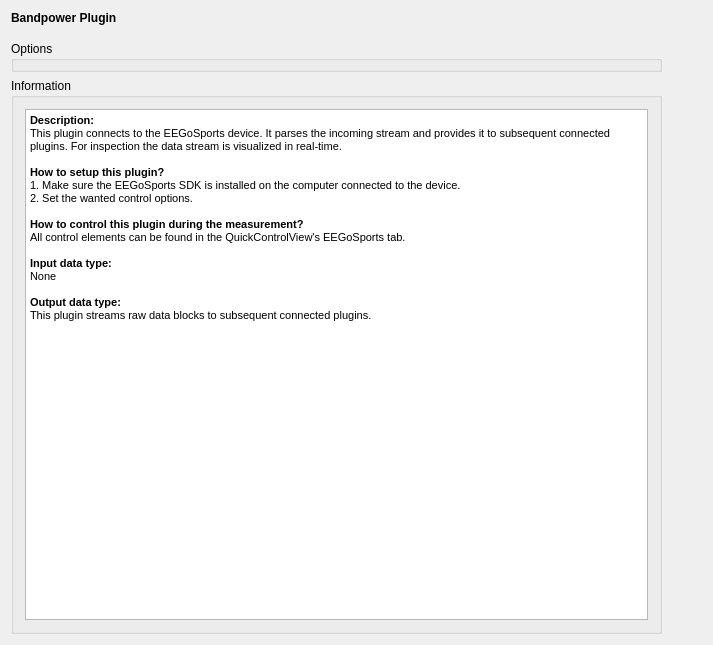
<?xml version="1.0" encoding="UTF-8"?>
<ui version="4.0">
 <class>BandPowerSetupClass</class>
 <widget class="QWidget" name="BandPowerSetupClass">
  <property name="geometry">
   <rect>
    <x>0</x>
    <y>0</y>
    <width>713</width>
    <height>645</height>
   </rect>
  </property>
  <property name="windowTitle">
   <string>TMSi EEG Connector Setup</string>
  </property>
  <layout class="QVBoxLayout" name="verticalLayout_2">
   <item>
    <widget class="QLabel" name="m_qLabel_Headline">
     <property name="font">
      <font>
       <weight>75</weight>
       <bold>true</bold>
      </font>
     </property>
     <property name="text">
      <string>Bandpower Plugin</string>
     </property>
    </widget>
   </item>
   <item>
    <spacer name="m_qVerticalSpacer_Headline">
     <property name="orientation">
      <enum>Qt::Vertical</enum>
     </property>
     <property name="sizeType">
      <enum>QSizePolicy::Fixed</enum>
     </property>
     <property name="sizeHint" stdset="0">
      <size>
       <width>20</width>
       <height>10</height>
      </size>
     </property>
    </spacer>
   </item>
   <item>
    <layout class="QGridLayout" name="m_qGridLayout_main" rowstretch="0,0" columnstretch="0,0,0,0">
     <property name="spacing">
      <number>6</number>
     </property>
     <item row="0" column="0" colspan="3">
      <widget class="QGroupBox" name="m_qGroupBox_BandPowerOptions">
       <property name="sizePolicy">
        <sizepolicy hsizetype="Preferred" vsizetype="Preferred">
         <horstretch>0</horstretch>
         <verstretch>0</verstretch>
        </sizepolicy>
       </property>
       <property name="minimumSize">
        <size>
         <width>0</width>
         <height>0</height>
        </size>
       </property>
       <property name="maximumSize">
        <size>
         <width>16777215</width>
         <height>50000</height>
        </size>
       </property>
       <property name="title">
        <string>Options</string>
       </property>
       <property name="flat">
        <bool>false</bool>
       </property>
      </widget>
     </item>
     <item row="1" column="0" colspan="3">
      <widget class="QGroupBox" name="m_qGroupBox_Information">
       <property name="sizePolicy">
        <sizepolicy hsizetype="Preferred" vsizetype="Preferred">
         <horstretch>0</horstretch>
         <verstretch>0</verstretch>
        </sizepolicy>
       </property>
       <property name="maximumSize">
        <size>
         <width>16777215</width>
         <height>16777215</height>
        </size>
       </property>
       <property name="title">
        <string>Information</string>
       </property>
       <layout class="QGridLayout" name="m_qGridLayout_Information">
        <item row="0" column="0">
         <widget class="QTextBrowser" name="m_qTextBrowser_Information">
          <property name="sizePolicy">
           <sizepolicy hsizetype="MinimumExpanding" vsizetype="MinimumExpanding">
            <horstretch>0</horstretch>
            <verstretch>0</verstretch>
           </sizepolicy>
          </property>
          <property name="maximumSize">
           <size>
            <width>16777215</width>
            <height>16777215</height>
           </size>
          </property>
          <property name="html">
           <string>&lt;!DOCTYPE HTML PUBLIC &quot;-//W3C//DTD HTML 4.0//EN&quot; &quot;http://www.w3.org/TR/REC-html40/strict.dtd&quot;&gt;
&lt;html&gt;&lt;head&gt;&lt;meta name=&quot;qrichtext&quot; content=&quot;1&quot; /&gt;&lt;style type=&quot;text/css&quot;&gt;
p, li { white-space: pre-wrap; }
&lt;/style&gt;&lt;/head&gt;&lt;body style=&quot; font-family:'Ubuntu'; font-size:11pt; font-weight:400; font-style:normal;&quot;&gt;
&lt;p style=&quot; margin-top:0px; margin-bottom:0px; margin-left:0px; margin-right:0px; -qt-block-indent:0; text-indent:0px;&quot;&gt;&lt;span style=&quot; font-family:'MS Shell Dlg 2'; font-size:8.25pt; font-weight:600;&quot;&gt;Description:&lt;/span&gt;&lt;/p&gt;
&lt;p style=&quot; margin-top:0px; margin-bottom:0px; margin-left:0px; margin-right:0px; -qt-block-indent:0; text-indent:0px;&quot;&gt;&lt;span style=&quot; font-family:'MS Shell Dlg 2'; font-size:8.25pt;&quot;&gt;This plugin connects to the EEGoSports device. It parses the incoming stream and provides it to subsequent connected plugins. For inspection the data stream is visualized in real-time.&lt;/span&gt;&lt;/p&gt;
&lt;p style=&quot;-qt-paragraph-type:empty; margin-top:0px; margin-bottom:0px; margin-left:0px; margin-right:0px; -qt-block-indent:0; text-indent:0px; font-family:'MS Shell Dlg 2'; font-size:8.25pt;&quot;&gt;&lt;br /&gt;&lt;/p&gt;
&lt;p style=&quot; margin-top:0px; margin-bottom:0px; margin-left:0px; margin-right:0px; -qt-block-indent:0; text-indent:0px;&quot;&gt;&lt;span style=&quot; font-family:'MS Shell Dlg 2'; font-size:8.25pt; font-weight:600;&quot;&gt;How to setup this plugin?&lt;/span&gt;&lt;/p&gt;
&lt;p style=&quot; margin-top:0px; margin-bottom:0px; margin-left:0px; margin-right:0px; -qt-block-indent:0; text-indent:0px;&quot;&gt;&lt;span style=&quot; font-family:'MS Shell Dlg 2'; font-size:8.25pt;&quot;&gt;1. Make sure the EEGoSports SDK is installed on the computer connected to the device.&lt;/span&gt;&lt;/p&gt;
&lt;p style=&quot; margin-top:0px; margin-bottom:0px; margin-left:0px; margin-right:0px; -qt-block-indent:0; text-indent:0px;&quot;&gt;&lt;span style=&quot; font-family:'MS Shell Dlg 2'; font-size:8.25pt;&quot;&gt;2. Set the wanted control options.&lt;/span&gt;&lt;/p&gt;
&lt;p style=&quot;-qt-paragraph-type:empty; margin-top:0px; margin-bottom:0px; margin-left:0px; margin-right:0px; -qt-block-indent:0; text-indent:0px; font-family:'MS Shell Dlg 2'; font-size:8.25pt;&quot;&gt;&lt;br /&gt;&lt;/p&gt;
&lt;p style=&quot; margin-top:0px; margin-bottom:0px; margin-left:0px; margin-right:0px; -qt-block-indent:0; text-indent:0px;&quot;&gt;&lt;span style=&quot; font-family:'MS Shell Dlg 2'; font-size:8.25pt; font-weight:600;&quot;&gt;How to control this plugin during the measurement?&lt;/span&gt;&lt;/p&gt;
&lt;p style=&quot; margin-top:0px; margin-bottom:0px; margin-left:0px; margin-right:0px; -qt-block-indent:0; text-indent:0px;&quot;&gt;&lt;span style=&quot; font-family:'MS Shell Dlg 2'; font-size:8.25pt;&quot;&gt;All control elements can be found in the QuickControlView's EEGoSports tab.&lt;/span&gt;&lt;/p&gt;
&lt;p style=&quot;-qt-paragraph-type:empty; margin-top:0px; margin-bottom:0px; margin-left:0px; margin-right:0px; -qt-block-indent:0; text-indent:0px; font-family:'MS Shell Dlg 2'; font-size:8.25pt;&quot;&gt;&lt;br /&gt;&lt;/p&gt;
&lt;p style=&quot; margin-top:0px; margin-bottom:0px; margin-left:0px; margin-right:0px; -qt-block-indent:0; text-indent:0px;&quot;&gt;&lt;span style=&quot; font-family:'MS Shell Dlg 2'; font-size:8.25pt; font-weight:600;&quot;&gt;Input data type:&lt;/span&gt;&lt;/p&gt;
&lt;p style=&quot; margin-top:0px; margin-bottom:0px; margin-left:0px; margin-right:0px; -qt-block-indent:0; text-indent:0px;&quot;&gt;&lt;span style=&quot; font-family:'MS Shell Dlg 2'; font-size:8.25pt;&quot;&gt;None&lt;/span&gt;&lt;/p&gt;
&lt;p style=&quot;-qt-paragraph-type:empty; margin-top:0px; margin-bottom:0px; margin-left:0px; margin-right:0px; -qt-block-indent:0; text-indent:0px; font-family:'MS Shell Dlg 2'; font-size:8.25pt;&quot;&gt;&lt;br /&gt;&lt;/p&gt;
&lt;p style=&quot; margin-top:0px; margin-bottom:0px; margin-left:0px; margin-right:0px; -qt-block-indent:0; text-indent:0px;&quot;&gt;&lt;span style=&quot; font-family:'MS Shell Dlg 2'; font-size:8.25pt; font-weight:600;&quot;&gt;Output data type:&lt;/span&gt;&lt;/p&gt;
&lt;p style=&quot; margin-top:0px; margin-bottom:0px; margin-left:0px; margin-right:0px; -qt-block-indent:0; text-indent:0px;&quot;&gt;&lt;span style=&quot; font-family:'MS Shell Dlg 2'; font-size:8.25pt;&quot;&gt;This plugin streams raw data blocks to subsequent connected plugins.&lt;/span&gt;&lt;/p&gt;&lt;/body&gt;&lt;/html&gt;</string>
          </property>
         </widget>
        </item>
       </layout>
      </widget>
     </item>
     <item row="0" column="3" rowspan="2">
      <spacer name="horizontalSpacer">
       <property name="orientation">
        <enum>Qt::Horizontal</enum>
       </property>
       <property name="sizeType">
        <enum>QSizePolicy::Minimum</enum>
       </property>
       <property name="sizeHint" stdset="0">
        <size>
         <width>40</width>
         <height>20</height>
        </size>
       </property>
      </spacer>
     </item>
    </layout>
   </item>
  </layout>
 </widget>
 <layoutdefault spacing="6" margin="11"/>
 <resources/>
 <connections/>
</ui>
